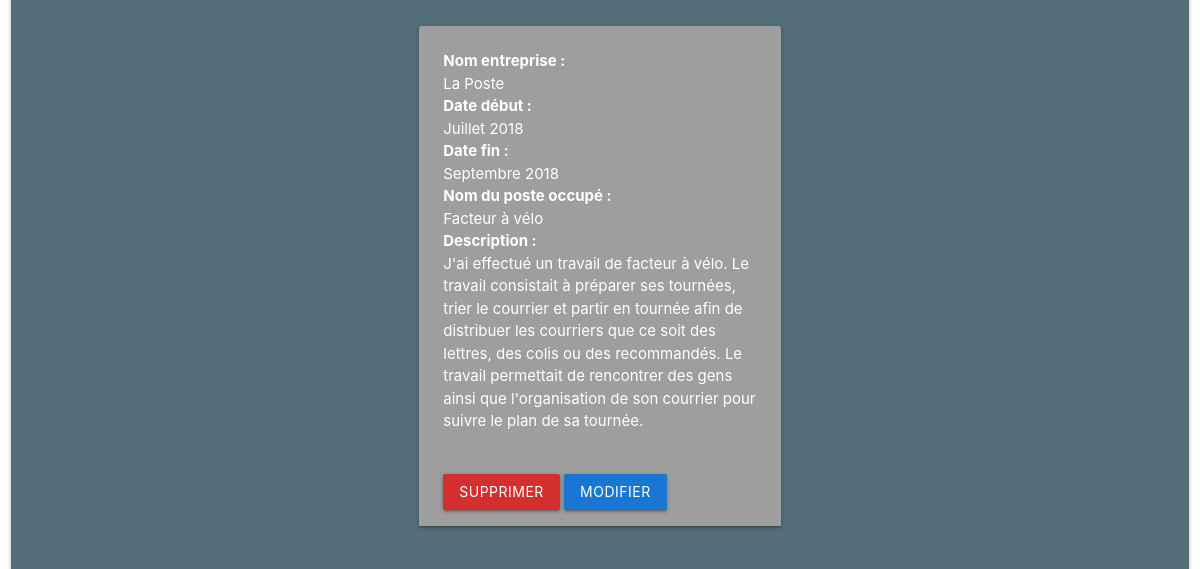
/CV/dashboard/professionalExperience.php (signed in, lower part), run on an earlier commit of the app's database.
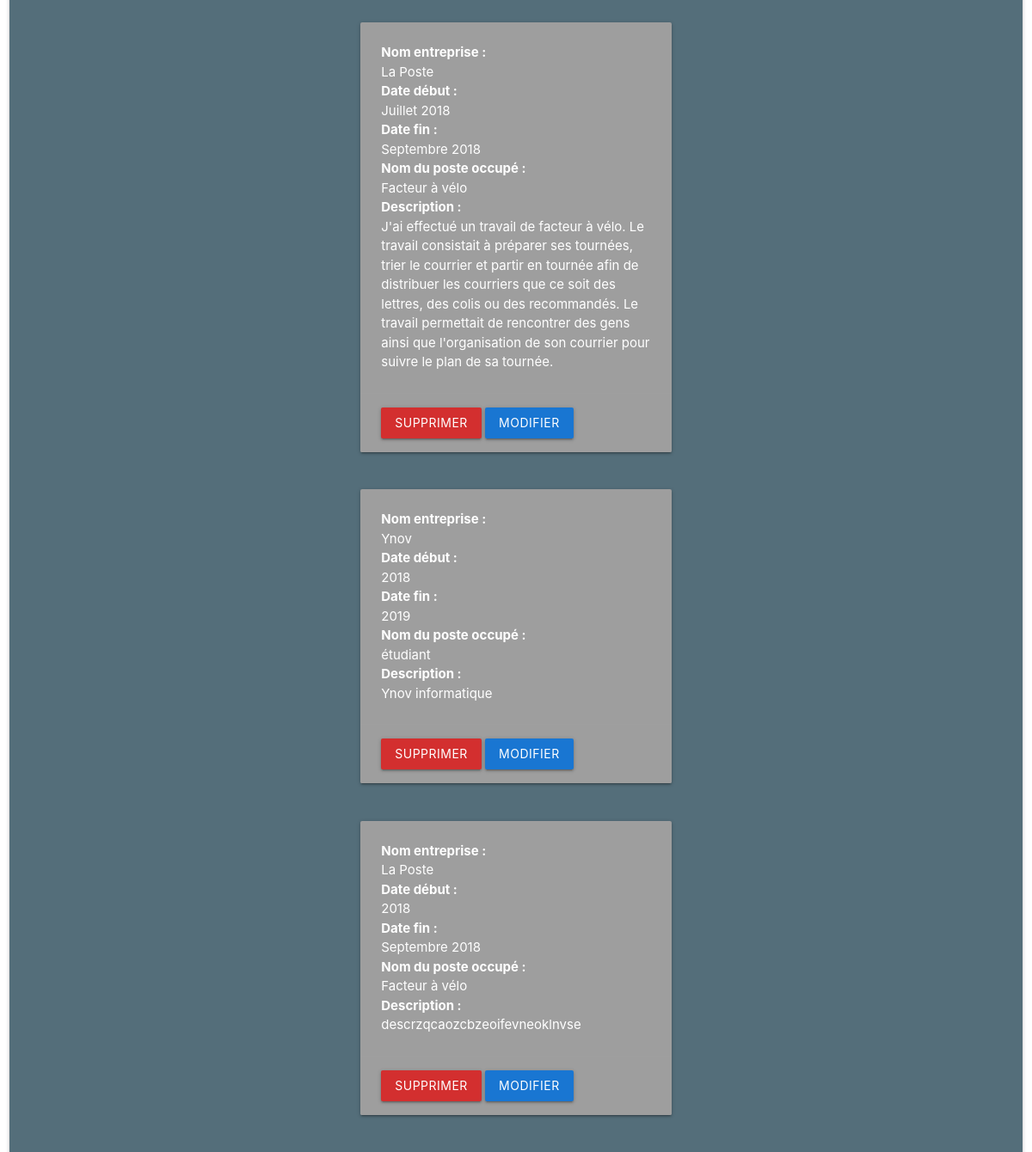
And on a later commit of the database.
### tables this page shows
CREATE TABLE `professionalexperience` (
  `id` int(11) NOT NULL,
  `companyName` varchar(20) DEFAULT NULL,
  `startDate` varchar(20) DEFAULT NULL,
  `endDate` varchar(20) DEFAULT NULL,
  `jobName` varchar(20) DEFAULT NULL,
  `description` text NOT NULL,
  `idAdmin` int(11) DEFAULT NULL
);

### CV/dashboard/professionalExperience.php (the view, shortened to what this page needs)
<!DOCTYPE html>
<html lang="en">
<head>
    <?php
    include_once("../include/head.php");
    $pdo = connectPDO();
    ?>
</head>
<body>
<div class="row">
    <div class="col s12 m12">
      <div class="card blue-grey darken-1">
        <div class="card-content white-text">
          <?php
          $query = $pdo->prepare('SELECT * FROM professionalexperience');
          $query->execute();
          $experiences = $query->fetchAll();
          foreach ($experiences as $experience)
          {
        ?>
          <div class="row">
          <div class="col s12 m4"></div>
            <div class="col s12 m4">
            <div class="card grey">
                <div class="card-content white-text">
            <p><b>Nom entreprise : </b></p>
            <p><?php echo $experience['companyName']?></p>
            <p><b>Date début : </b></p>
            <p><?php echo $experience['startDate']?></p>
            <p><b>Date fin : </b></p>
            <p><?php echo $experience['endDate']?></p>
            <p><b>Nom du poste occupé : </b></p>
            </p><?php echo $experience['jobName']?></p>
            <p><b>Description : </b></p>
            </p><?php echo $experience['description']?></p>
        </div>
        <div class="card-action">
            <a class="waves-effect waves-light btn red darken-2" href="./delete/deleteExpPro.php?id=<?php echo $experience['id']; ?>">Supprimer</a>
            <a class="waves-effect waves-light btn blue darken-2" href="./edit/editExpPro.php?id=<?php echo $experience['id']; ?>">Modifier</a>
        </div>
      </div>
      <div class="col s12 m4"></div>
    </div>
  </div>
          <?php } ?>
        </div>
      </div>
    </div>
  </div>
</body>
</html>

What changed in the data, as far as the page shows it:
added professionalexperience: companyName "Ynov", startDate "2018", endDate "2019", jobName "étudiant", description "Ynov informatique"
added professionalexperience: companyName "La Poste", startDate "2018", endDate "Septembre 2018", jobName "Facteur à vélo", description "descrzqcaozcbzeoifevneoklnvse"
